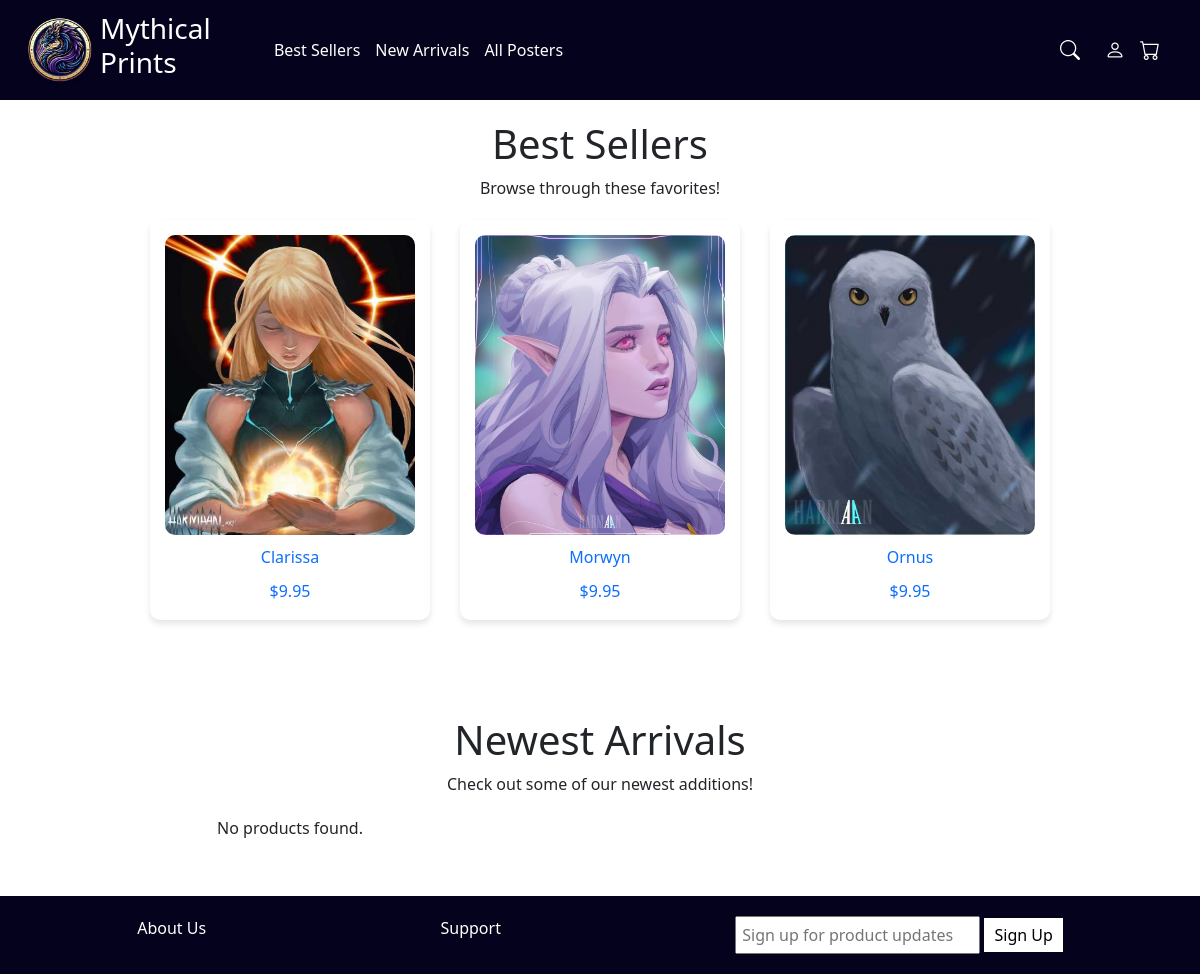
Before: / with the older database file.
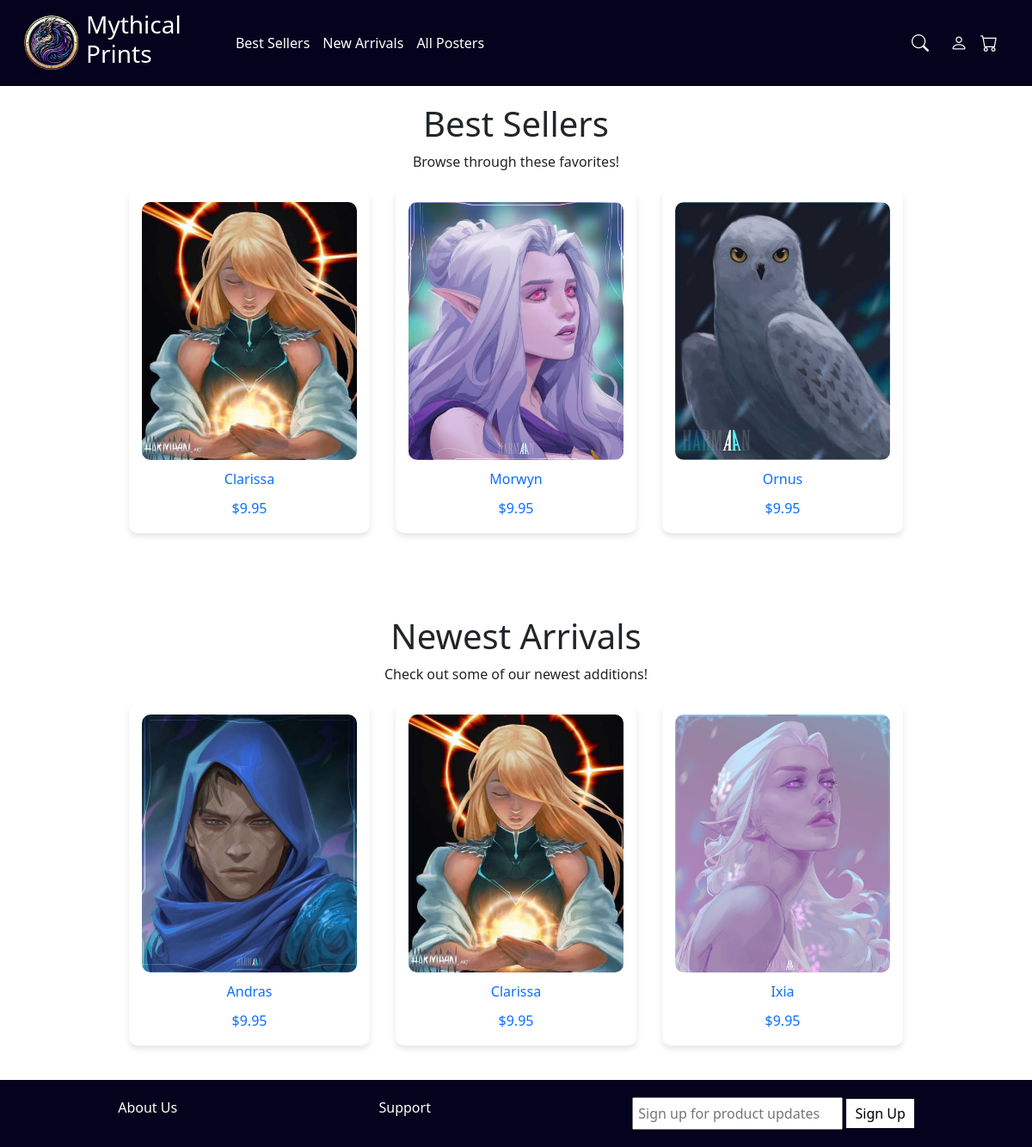
After: the same page with the newer database file.
### tables this page shows
CREATE TABLE `product` (
  `productId` int(11) NOT NULL,
  `name` varchar(255) NOT NULL,
  `price` decimal(10,2) NOT NULL,
  `image` varchar(255) NOT NULL,
  `dateAdded` timestamp NOT NULL DEFAULT CURRENT_TIMESTAMP,
  `amountSold` int(11) NOT NULL DEFAULT '0'
);

### includes/productPreview.php (the view)
<?php
function displayProductPreviews($result) {
    if ($result && $result->num_rows > 0) {
        while ($row = $result->fetch_assoc()) {
            echo "<div class='product-preview'>";
            echo "<a href='product.php?id=" . $row['productId'] . "'>";
            echo "<img src='assets/images/" . htmlspecialchars($row['image']) . "' alt='" . htmlspecialchars($row['name']) . "'>";
            echo "<p>" . htmlspecialchars($row['name']) . "</p>";
            echo "<p>$" . number_format($row['price'], 2) . "</p>";
            echo "</a>";
            echo "</div>";
        }
    } else {
        echo "<p>No products found.</p>";
    }
}
?>

### includes/header.php (shortened to what this page needs)
<!DOCTYPE html>
<html lang="en">
  <head>
    <link rel="stylesheet" href="assets/css/styles.css" />
    <link
      rel="stylesheet"
      href="https://cdn.jsdelivr.net/npm/bootstrap-icons/font/bootstrap-icons.css"
    />
    <link
      href="https://cdn.jsdelivr.net/npm/bootstrap@5.3.5/dist/css/bootstrap.min.css"
      rel="stylesheet"
    />
  </head>
  <body>
    <header>
      <a href="index.php"><img src="assets/images/Mythic_Prints_Logo.jpg" class="logo"/></a>
      <h3>Mythical Prints</h3>
      <div class="header-container">
        <div class="nav-links">
          <a href="bestSellers.php">Best Sellers</a>
          <a href="newArrivals.php">New Arrivals</a>
          <a href="allPosters.php">All Posters</a>
        </div>
        <div class="header-icons">
          <form method="GET" action="search.php" class="search-bar">
            <button type="submit" id="search-button"><i class="bi bi-search"></i></button>
          </form>
          <?php if (isset($_SESSION["userId"])): ?>
            <span>
              Welcome, <a href="account.php"><?php echo htmlspecialchars($_SESSION["firstName"]); ?></a>!
            </span>
            <a href="logout.php">Logout</a>
          <?php else:
          ?>
            <a href="login.php?from=<?= urlencode($_SERVER['REQUEST_URI']) ?>"><i class="bi bi-person"></i></a>
          <?php endif; ?>
          <a href="cart.php"><i class="bi bi-cart"></i></a>
        </div>
      </div>
    </header>

### index.php
<?php
include 'includes/header.php';
include 'includes/db.php';
include 'includes/productPreview.php';
?>
<main class="text-center">
    <h1>Best Sellers</h1>
    <p>Browse through these favorites!</p>
    <div class="product-grid">
        <?php
        $sql = "SELECT * FROM product ORDER BY amountSold DESC LIMIT 3";
        $result = $conn->query($sql);
        displayProductPreviews($result);
        ?>
    </div>
    <br><br><br><br>
    <h1>Newest Arrivals</h1>
    <p>Check out some of our newest additions!</p>
    <div class="product-grid">
        <?php
        $sql = "SELECT * FROM product WHERE dateAdded >= NOW() - INTERVAL 30 DAY ORDER BY dateAdded DESC LIMIT 3";
        $result = $conn->query($sql);
        displayProductPreviews($result);
        ?>
    </div>
</main>
<?php include 'includes/footer.php'; ?>

### includes/footer.php (shortened to what this page needs)
<footer>
  <div class="footer-container">
    <a href="#">About Us</a>
    <a href="#">Support</a>
    <div class="newsletter">
      <input type="email" placeholder="Sign up for product updates" />
      <button>Sign Up</button>
    </div>
  </div>
</footer>
</body>
</html>

### assets/css/styles.css (style rules this page uses)
body { font-family: Arial, sans-serif; margin: 0; padding: 0; text-align: center; }
header { display: flex; justify-content: space-between; align-items: center; background-color: #04021c; color: white; padding: 10px 20px; }
.logo { max-height: 80px; }
main { padding: 20px; }
a { text-decoration: none; }
footer { background-color: #04021c; color: white; padding: 20px; margin-top: 20px; }
.footer-container { display: flex; justify-content: space-around; }
.newsletter input { padding: 5px; }
.newsletter button { padding: 5px 10px; background-color: white; border: none; cursor: pointer; }
.header-container { display: flex; align-items: center; justify-content: space-between; padding: 10px 20px; width: 100%; }
.nav-links { display: flex; align-items: center; gap: 15px; margin-right: 10px; }
.search-bar { position: relative; display: flex; align-items: center; border-radius: 5px; overflow: hidden; transition: width 0.3s ease; }
.search-bar button { background: none; border: none; cursor: pointer; font-size: 18px; padding: 10px; color: white; }
.header-icons { display: flex; align-items: center; gap: 15px; }
.header-icons i { font-size: 20px; cursor: pointer; }
.product-grid { display: grid; grid-template-columns: repeat(3, 1fr); gap: 30px; margin-top: 20px; justify-content: center; max-width: 900px; margin-left: auto; margin-right: auto; }
.product-preview { width: 100%; max-width: 300px; height: 400px; padding: 15px; border-radius: 10px; box-shadow: 0px 4px 6px rgba(0, 0, 0, 0.1); transition: transform 0.3s; display: flex; flex-direction: column; align-items: center; text-align: center; }
.product-preview img { width: 100%; height: 300px; object-fit: cover; border-radius: 10px; }
.product-preview p { margin: 10px 0; font-size: 16px; }
.header-container a, .footer-container a { color: white !important; }
a, .header-container a, .footer-container a { text-decoration: none !important; color: inherit; }

Changed rows visible on the page:
now on one of the page's lists (row edited): product: name "Clarissa", price "9.95"
now on this page (row edited): product: image+name (picture), name "Andras", price "9.95"
now on this page (row edited): product: image+name (picture), name "Ixia", price "9.95"
Other visible differences:
text no longer shown: "No products found."
